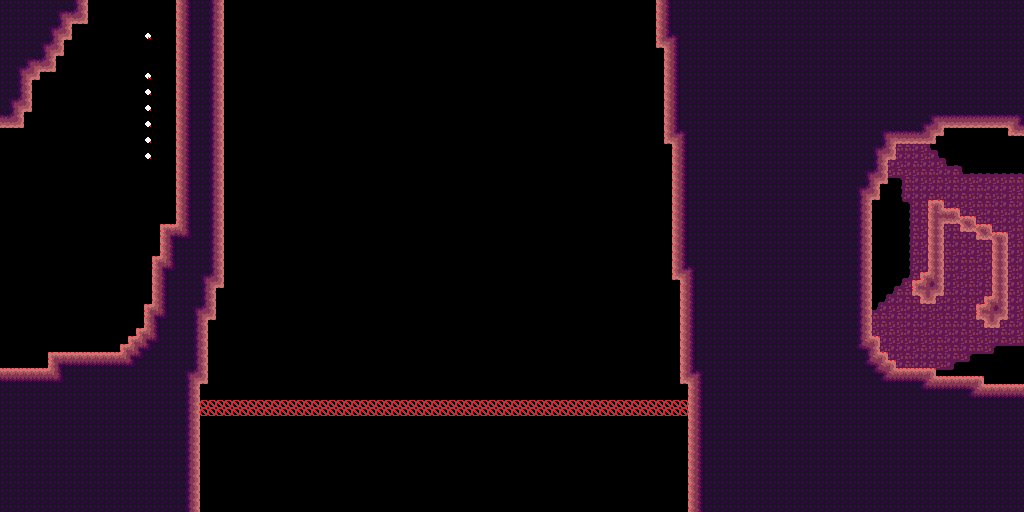

This game map was drawn from its Tiled (.tmx) file and the tilesets committed beside it. A one-line description and the trimmed map source follow:
An orthogonal 128x64 tile map with 8x8 px tiles, 5 tile layers (bg, fg, entity, draft, ...), 1 hidden layer not drawn, 3 tilesets.

<map version="1.9" tiledversion="1.9.2" orientation="orthogonal" renderorder="right-down" width="128" height="64" tilewidth="8" tileheight="8" infinite="0" nextlayerid="8" nextobjectid="1">
 <editorsettings>
  <export target="../../assets/world/room/dirt3.json" format="json" />
 </editorsettings>
 <tileset firstgid="1" source="../rules/tools/tools.tsx" />
 <tileset firstgid="325" source="../tilesets/dirt.tsx" />
 <tileset firstgid="403" source="../tilesets/dirt_bg_decal.tsx" />
 <layer id="1" name="bg" width="128" height="64">
  <data>[8192 cells, 507 non-empty, 15 distinct tile ids]</data>
 </layer>
 <layer id="2" name="fg" width="128" height="64">
  <data>[8192 cells, 0 non-empty, 0 distinct tile ids]</data>
 </layer>
 <layer id="3" name="entity" width="128" height="64">
  <data>[8192 cells, 129 non-empty, 3 distinct tile ids]</data>
 </layer>
 <layer id="4" name="draft" width="128" height="64">
  <data>[8192 cells, 3229 non-empty, 1 distinct tile ids]</data>
 </layer>
 <layer id="5" name="bg_draft" width="128" height="64" visible="0">
  <data>[8192 cells, 507 non-empty, 1 distinct tile ids]</data>
 </layer>
 <layer id="7" name="map" width="128" height="64">
  <data>[8192 cells, 3229 non-empty, 28 distinct tile ids]</data>
 </layer>
</map>
